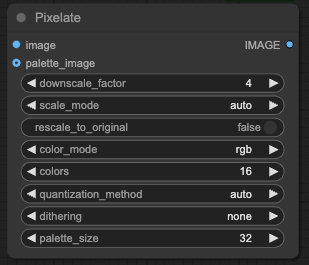
#> input picture images/ComfyUIPixelate.png, 309 x 265 px
$ python -i utils.py   (imports and definitions only)
#> lines starting #> are read from the running program, lines starting #| are printed output that depends on the picture; after the words box and inside, x2 and y2 are one past the last pixel; in counts of white or black regions, pixels touching at a corner belong together
import numpy as np
import cv2
from PIL import Image
import colorsys

# [23 lines left out: functions scale_down, scale_up, not called in this run]

def resize_pixel_art(image, scale_factor):
    """Resize image using pixel art scaling"""
    return scale_up(scale_down(image, scale_factor), scale_factor)

# [4 lines left out: function convert_to_grayscale, not called in this run]

def convert_to_bw(image, threshold=127):
    """Convert image to black and white"""
#> called with threshold = 127
    gray = cv2.cvtColor(image, cv2.COLOR_RGB2GRAY)
    _, bw = cv2.threshold(gray, threshold, 255, cv2.THRESH_BINARY)
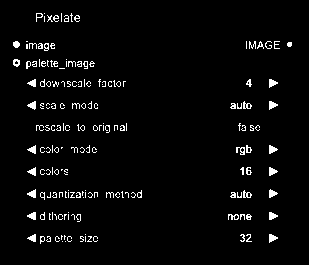
#> bw: shape (265, 309); 3.5% white in thin lines or dots, all inside (x1, y1, x2, y2) = (13, 13, 292, 244)
    return cv2.cvtColor(bw, cv2.COLOR_GRAY2RGB)

class PaletteGenerator:
    # [38 lines left out: functions kmeans_palette, median_cut_palette, parse_custom_palette, not called in this run]

class Dithering:
    # [69 lines left out: functions extract_palette_from_image, find_closest_palette_color, floyd_steinberg, simple_quantize, not called in this run]

>>> import cv2
>>> picture = cv2.cvtColor(cv2.imread('images/ComfyUIPixelate.png'), cv2.COLOR_BGR2RGB)
>>> result = convert_to_bw(picture)
